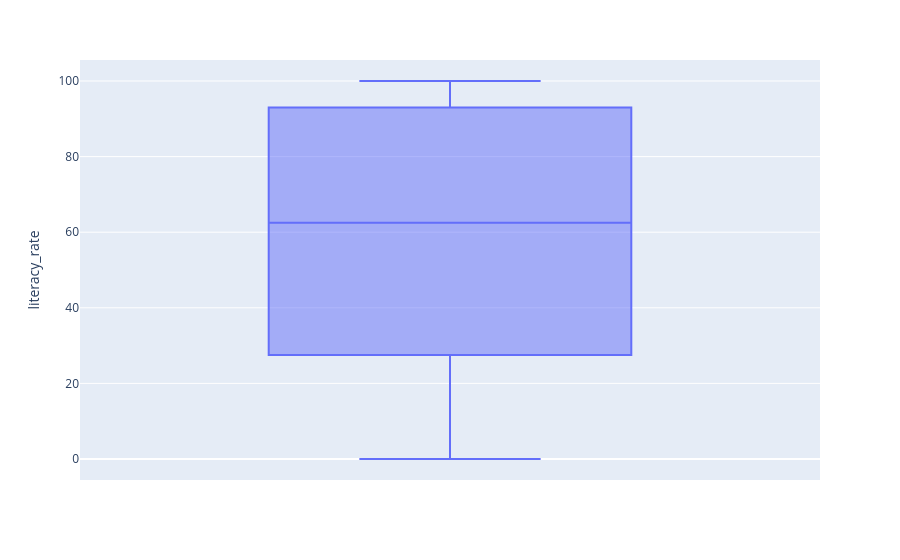

The code cell stored with this chart in its notebook:
### Code cell
fig = px.box(df_sc, y='literacy_rate')
fig.show()

### Figure 1 — Plotly figure (JSON) as saved in the notebook; plotly's stock layout.template omitted (floating-point values rounded to 4 significant figures; data arrays with more than 128 entries replaced by an {"elided": "..."} marker saying what was removed)
{"data": [{"alignmentgroup": "True", "hovertemplate": "literacy_rate=%{y}<extra></extra>", "legendgroup": "", "marker": {"color": "#636efa"}, "name": "", "notched": false, "offsetgroup": "", "orientation": "v", "showlegend": false, "type": "box", "x0": " ", "xaxis": "x", "y": {"elided": "4503 float values"}, "y0": " ", "yaxis": "y"}], "layout": {"boxmode": "group", "legend": {"tracegroupgap": 0}, "margin": {"t": 60}, "xaxis": {"anchor": "y", "domain": [0, 1]}, "yaxis": {"anchor": "x", "domain": [0, 1], "title": {"text": "literacy_rate"}}}}
